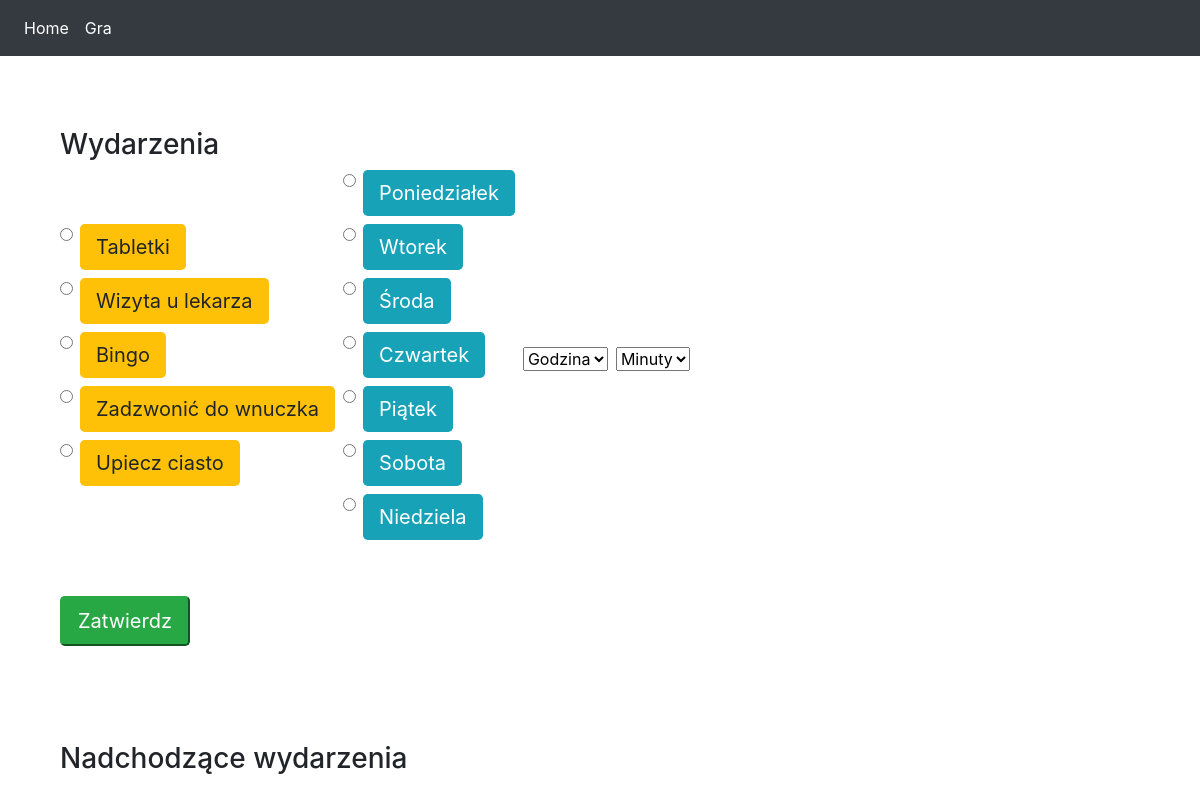
The app's page /, older data.
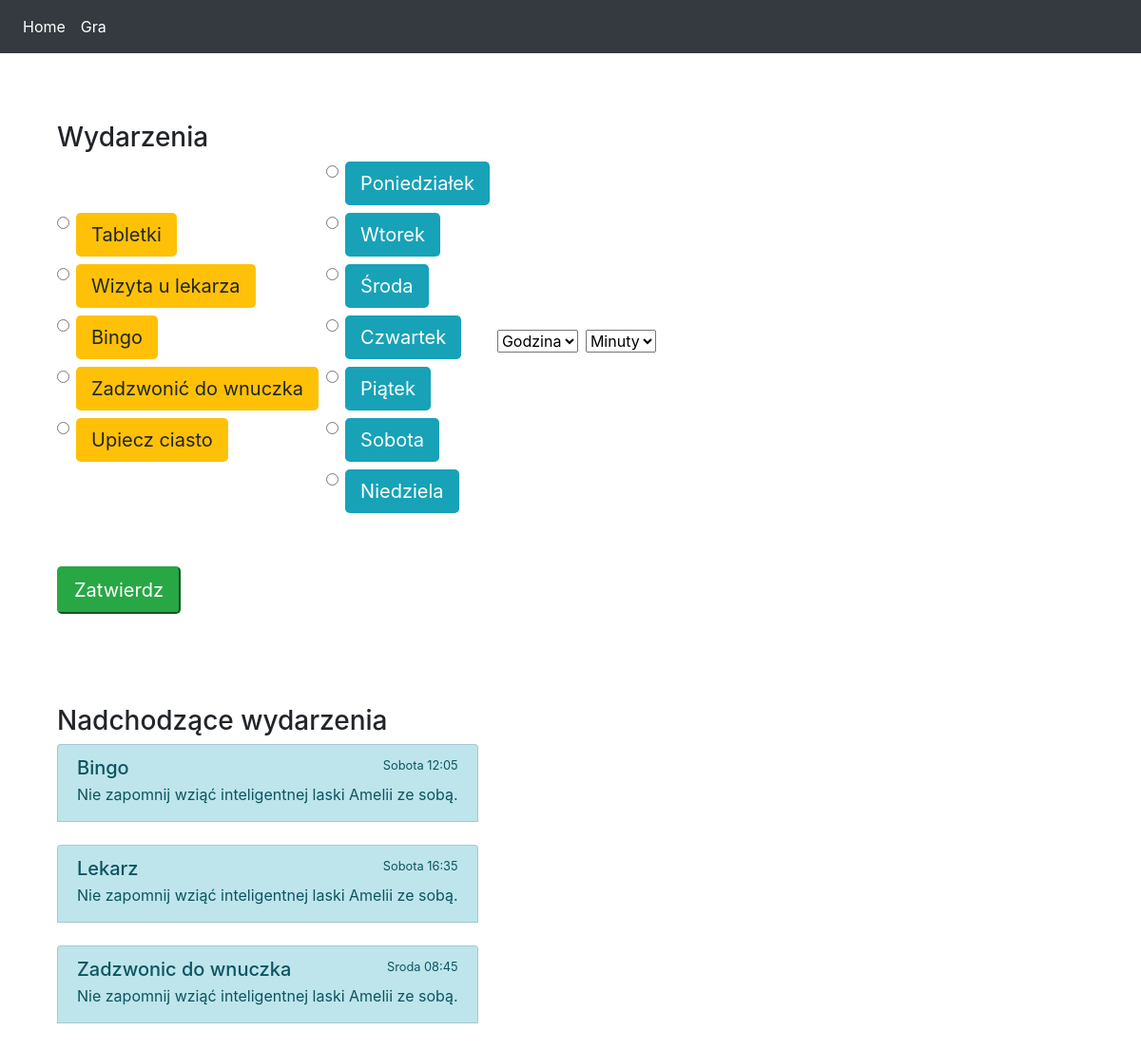
The same page, newer data.
### hmi/models.py (models this page shows)
class Appointment(models.Model):
    name = models.CharField(max_length = CHAR_FIELD_LEN)
    day = models.CharField(max_length = CHAR_FIELD_LEN)
    time = models.CharField(max_length=CHAR_FIELD_LEN)

### hmi/views.py (the view, shortened to what this page needs)
# urls.py: path('', views.home, name='home'),
def home(request):
    format = "%H:%M"
    appointments = Appointment.objects.all()
    appointments_sorted = sorted(appointments, key=lambda elem: time.strptime(elem.time, format))
    today = datetime.datetime.today()
    week_day = today.weekday()
    days_sorted = DAYS[week_day:] + DAYS[:week_day]
    appointments_sorted_final = []
    for day in days_sorted:
        for elem in appointments_sorted:
            if elem.day == day:
                appointments_sorted_final.append(elem)
    return render(request, 'hmi/home.html', {'wydarzenia': appointments_sorted_final[:5]})

### hmi/templates/hmi/home.html (shortened to what this page needs)
{% extends "hmi/base.html" %}
{% load crispy_forms_tags %}
{% block content %}
<br>
<div class="container">
  <form method="post">
      <br>
      <br>
      <h3>Wydarzenia</h3>
        <div class="btn-toolbar" role="toolbar" aria-label="Toolbar with button groups">
          <div class="btn-group mr-2" role="group" aria-label="Dzień tygodnia">
              <div class="btn-group-vertical">
                  <div class="form-check">
                    <input type="radio" class="form-check-input" value="Tabletki" name="aktywnosc" id="tabletki">
                    <label class="btn-lg btn-warning" for="tabletki">Tabletki</label>
                  </div>
                  <div class="form-check">
                    <input type="radio" class="form-check-input" value="Lekarz"  name="aktywnosc" id="lekarz">
                    <label class="btn-lg btn-warning" for="lekarz" >Wizyta u lekarza</label>
                  </div>
                  <div class="form-check">
                    <input type="radio" class="form-check-input" value="Bingo"  name="aktywnosc" id="bingo">
                    <label class="btn-lg btn-warning" for="bingo">Bingo</label>
                  </div>
                  <div class="form-check">
                    <input type="radio" class="form-check-input" value="Zadzwonic do wnuczka"  name="aktywnosc" id="zadzwonic">
                    <label class="btn-lg btn-warning" for="zadzwonic">Zadzwonić do wnuczka</label>
                  </div>
                  <div class="form-check">
                    <input type="radio" class="form-check-input" value="Upiecz ciasto"  name="aktywnosc" id="ciasto">
                    <label class="btn-lg btn-warning" for="ciasto">Upiecz ciasto</label>
                  </div>
              </div>
           </div>
          <div class="btn-group mr-2" role="group" aria-label="Second group">
              <div class="btn-group-vertical">
                  <div class="form-check">
                    <input type="radio" class="form-check-input" value="Poniedzialek" name="dzien" id="pon">
                    <label class="btn-lg btn-info" for="pon">Poniedziałek</label>
                  </div>
                  <div class="form-check">
                    <input type="radio" class="form-check-input" value="Wtorek"  name="dzien" id="wt">
                    <label class="btn-lg btn-info" for="wt">Wtorek</label>
                  </div>
                  <div class="form-check">
                    <input type="radio" class="form-check-input" value="Sroda"  name="dzien" id="sr">
                    <label class="btn-lg btn-info" for="sr">Środa</label>
                  </div>
                  <div class="form-check">
                    <input type="radio" class="form-check-input" value="Czwartek"  name="dzien" id="czw">
                    <label class="btn-lg btn-info" for="czw">Czwartek</label>
                  </div>
                  <div class="form-check">
                    <input type="radio" class="form-check-input" value="Piatek"  name="dzien" id="pt">
                    <label class="btn-lg btn-info" for="pt">Piątek</label>
                  </div>
                  <div class="form-check">
                    <input type="radio" class="form-check-input" value="Sobota"  name="dzien" id="sb">
                    <label class="btn-lg btn-info" for="sb">Sobota</label>
                  </div>
                  <div class="form-check">
                    <input type="radio" class="form-check-input" value="Niedziela"  name="dzien" id="nd">
                    <label class="btn-lg btn-info" for="nd">Niedziela</label>
                  </div>
                </div>
            </div>
              <div class="btn-group mr-2" role="group" aria-label="Third group">
                      <div class="btn-group-vertical">
                            <select class="form-select" aria-label="Default select example" name="godzina">
                              <option selected>Godzina</option>
                            </select>
                      </div>
              </div>
              <div class="btn-group mr-2" role="group" aria-label="minuty">
                      <div class="btn-group-vertical">
                            <select class="form-select input-lg" aria-label="Default select example" name="minuty">
                              <option selected>Minuty</option>
                            </select>
                      </div>
              </div>
            </div>
<br>
      <br>
              <button type="submit" class="btn-lg btn-success">Zatwierdz</button>
            </form>
            <br>
            <br>
    <br>
    <br>
        <h3>Nadchodzące wydarzenia</h3>
            <div class="btn-group mr-2" role="group" aria-label="kalendarz">
                <br>
                <br>
                {% for wyd in wydarzenia %}
                <div class="list-group">
                  <a href="#" class="list-group-item list-group-item-action flex-column align-items-start list-group-item-info">
                    <div class="d-flex w-100 justify-content-between">
                      <h5 class="mb-1">{{ wyd.name }}</h5>
                      <small>{{  wyd.day }} {{ wyd.time}}</small>
                    </div>
                    <p class="mb-1">Nie zapomnij wziąć inteligentnej laski Amelii ze sobą.</p>
                  </a>
                    <br>
                  {% endfor %}
                </div>
                </div>
    <br>
    <br>
</div>
{% endblock %}

### hmi/templates/hmi/base.html (shortened to what this page needs)
<!DOCTYPE html>
<html lang="en">
    <head>
         <link
          rel="stylesheet"
          href="https://stackpath.bootstrapcdn.com/bootstrap/4.4.1/css/bootstrap.min.css"
        />
        <link
          rel="stylesheet"
          href="https://stackpath.bootstrapcdn.com/font-awesome/4.7.0/css/font-awesome.min.css"
        />
    </head>
    <body data-spy="scroll" data-target="#list-example">
        <nav class="navbar navbar-expand-md navbar-dark bg-dark">
            <div class="navbar-collapse collapse w-100 order-1 order-md-0 dual-collapse2">
                <ul class="navbar-nav mr-auto">
                    <a class="nav-link active" href="{% url 'home' %}">Home</a>
                    <li class="nav-item">
                        <a class="nav-link active" href="{% url 'gra' %}">Gra</a>
                    </li>
                </ul>
            </div>
        </nav>
    <main role="main" class="container">
                <div class="row">
                    <div class="col-md-8">
                        {% block content %}{% endblock %}
                    </div>
                </div>
            </main>
    </body>
</html>

Row changes from the older to the newer data that the page shows:
added Appointment: name "Bingo", day "Sobota", time "12:05"
added Appointment: name "Lekarz", day "Sobota", time "16:35"
added Appointment: name "Zadzwonic do wnuczka", day "Sroda", time "08:45"
